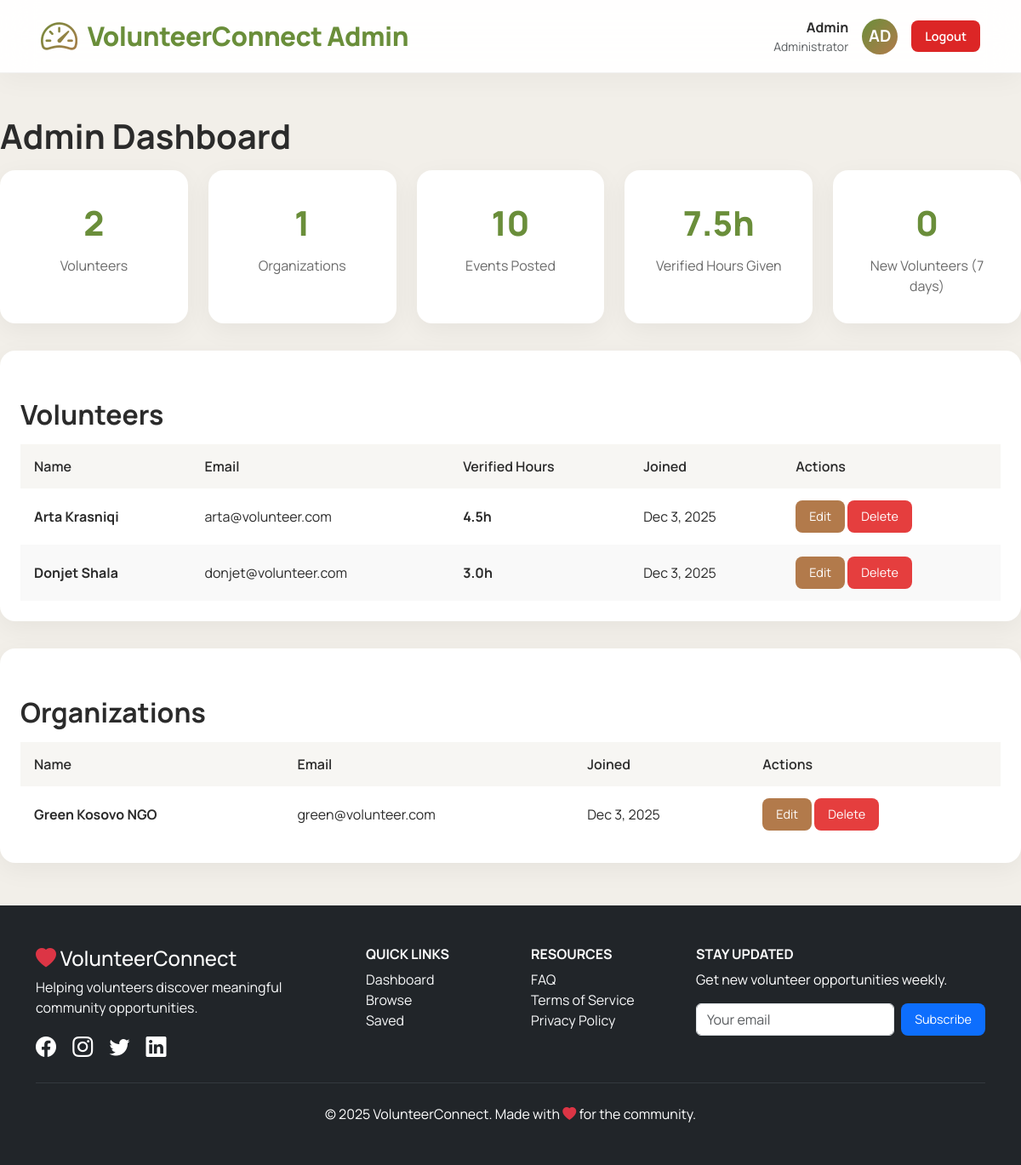
The app's page /admin/admin_dashboard.php (signed in) with its own data.
### tables this page shows
CREATE TABLE users (
    id INT AUTO_INCREMENT PRIMARY KEY,
    name VARCHAR(100) NOT NULL,
    email VARCHAR(150) UNIQUE NOT NULL,
    password VARCHAR(255) NOT NULL,
    role ENUM('user','volunteer','organization','admin') DEFAULT 'user',
    status ENUM('pending','approved','rejected') DEFAULT 'approved',
    phone VARCHAR(20) DEFAULT NULL,
    total_hours INT DEFAULT 0,
    total_verified_hours INT DEFAULT 0,
    created_at TIMESTAMP DEFAULT CURRENT_TIMESTAMP,
    INDEX idx_role (role),
    INDEX idx_email (email)
);

### admin/admin_dashboard.php (the view, shortened to what this page needs)
<?php
require_once '../config/config.php';
include 'includes/admin_header.php';
$total_volunteers     = $conn->query("SELECT COUNT(*) FROM users WHERE role IN ('user','volunteer')")->fetchColumn();
$total_organizations  = $conn->query("SELECT COUNT(*) FROM users WHERE role = 'organization'")->fetchColumn();
$total_events         = $conn->query("SELECT COUNT(*) FROM opportunities")->fetchColumn();
$total_hours = $conn->query("
    SELECT COALESCE(SUM(hours_worked), 0)
    FROM applications
    WHERE hours_approved = 1
")->fetchColumn();
$recent_users = $conn->query("
    SELECT COUNT(*) FROM users
    WHERE role IN ('user','volunteer')
    AND created_at >= DATE_SUB(NOW(), INTERVAL 7 DAY)
")->fetchColumn();
$users = $conn->query("
    SELECT u.id, u.name, u.email, u.created_at,
           COALESCE(SUM(a.hours_worked), 0) AS verified_hours
    FROM users u
    LEFT JOIN applications a
        ON u.id = a.volunteer_id AND a.hours_approved = 1
    WHERE u.role IN ('user','volunteer')
    GROUP BY u.id
    ORDER BY u.created_at DESC
")->fetchAll(PDO::FETCH_ASSOC);
$orgs = $conn->query("
    SELECT id, name, email, created_at
    FROM users
    WHERE role = 'organization'
    ORDER BY created_at DESC
")->fetchAll(PDO::FETCH_ASSOC);
?>
<div class="admin-container">
    <h1 class="section-title">Admin Dashboard</h1>
    <div class="stat-grid">
        <div class="stat-card">
            <div class="stat-number"><?= $total_volunteers ?></div>
            <div class="stat-label">Volunteers</div>
        </div>
        <div class="stat-card">
            <div class="stat-number"><?= $total_organizations ?></div>
            <div class="stat-label">Organizations</div>
        </div>
        <div class="stat-card">
            <div class="stat-number"><?= $total_events ?></div>
            <div class="stat-label">Events Posted</div>
        </div>
        <div class="stat-card">
            <div class="stat-number"><?= number_format($total_hours, 1) ?>h</div>
            <div class="stat-label">Verified Hours Given</div>
        </div>
        <div class="stat-card">
            <div class="stat-number"><?= $recent_users ?></div>
            <div class="stat-label">New Volunteers (7 days)</div>
        </div>
    </div>
    <div class="table-container">
        <h2 class="section-title">Volunteers</h2>
        <table>
            <thead><tr><th>Name</th><th>Email</th><th>Verified Hours</th><th>Joined</th><th>Actions</th></tr></thead>
            <tbody id="volunteerTable">
                <?php foreach($users as $u): ?>
                <tr id="userRow-<?= $u['id'] ?>">
                    <td><strong><?= htmlspecialchars($u['name']) ?></strong></td>
                    <td><?= htmlspecialchars($u['email']) ?></td>
                    <td><strong><?= number_format($u['verified_hours'],1) ?>h</strong></td>
                    <td><?= date('M j, Y', strtotime($u['created_at'])) ?></td>
                    <td>
                        <button class="btn btn-edit" onclick="editUser(<?= $u['id'] ?>)">Edit</button>
                        <button class="btn btn-delete" onclick="deleteUser(<?= $u['id'] ?>)">Delete</button>
                    </td>
                </tr>
                <?php endforeach; ?>
            </tbody>
        </table>
    </div>
    <div class="table-container">
        <h2 class="section-title">Organizations</h2>
        <table>
            <thead><tr><th>Name</th><th>Email</th><th>Joined</th><th>Actions</th></tr></thead>
            <tbody id="orgTable">
                <?php foreach($orgs as $o): ?>
                <tr id="orgRow-<?= $o['id'] ?>">
                    <td><strong><?= htmlspecialchars($o['name']) ?></strong></td>
                    <td><?= htmlspecialchars($o['email']) ?></td>
                    <td><?= date('M j, Y', strtotime($o['created_at'])) ?></td>
                    <td>
                        <button class="btn btn-edit" onclick="editOrg(<?= $o['id'] ?>)">Edit</button>
                        <button class="btn btn-delete" onclick="deleteOrg(<?= $o['id'] ?>)">Delete</button>
                    </td>
                </tr>
                <?php endforeach; ?>
            </tbody>
        </table>
    </div>
</div>
<?php include_once '../includes/footer.php'; ?>

### admin/includes/admin_header.php (style rules this page uses)
:root { --earth-1: #f2efe9; --accent-1: #6a8e3a; --accent-2: #b27a4b; --muted: #6b6b6b; }
body { font-family: 'Manrope', 'Inter', sans-serif; background: var(--earth-1); color: #2b2b2b; margin: 0; }

### admin/admin_dashboard.php (style rules this page uses)
:root { --accent-1:#6a8e3a;--accent-2:#b27a4b;--card-radius:18px;--muted:#6b6b6b }
body { font-family:'Manrope',sans-serif;background:#f2efe9 }
.admin-container { max-width:1200px;margin:50px auto }
.stat-grid { display:grid; grid-template-columns: repeat(auto-fit, minmax(200px, 1fr)); gap:1.5rem; }
.stat-card { border-radius:var(--card-radius); padding:2rem; background:white; box-shadow:0 8px 30px rgba(0,0,0,0.05); text-align:center; }
.stat-number { font-size:2.5rem; font-weight:800; color:var(--accent-1); }
.stat-label { margin-top:8px; color:var(--muted); }
.section-title { font-weight:700;margin:2rem 0 1rem;color:#2b2b2b }
.table-container { margin-top:2rem;background:#fff;padding:1.5rem; border-radius:var(--card-radius); box-shadow:0 8px 30px rgba(0,0,0,0.05) }
table { width:100%;border-collapse:collapse }
th,td { padding:14px 16px;text-align:left }
th { background:#f7f6f3;color:#2b2b2b;font-weight:600 }
tr:nth-child(even) { background:#f9f9f9 }
.btn { padding:0.5rem 1rem;border-radius:8px;border:none;cursor:pointer;font-size:0.9rem }
.btn-edit { background:var(--accent-2);color:white }
.btn-delete { background:#e53e3e;color:white }

### records on screen
users: name "Arta Krasniqi", email "arta@volunteer.com", verified_hours "4.5", created_at "Dec 3, 2025"
users: name "Donjet Shala", email "donjet@volunteer.com", verified_hours "3.0", created_at "Dec 3, 2025"
users: name "Green Kosovo NGO", email "green@volunteer.com", created_at "Dec 3, 2025"

### other values on screen
$_SESSION['name'] "Admin"
substr($_SESSION['name'] ?? 'A', 0, 2) "AD"
$total_volunteers "2"
$total_organizations "1"
$total_events "10"
$total_hours "7.5"
$recent_users "0"
